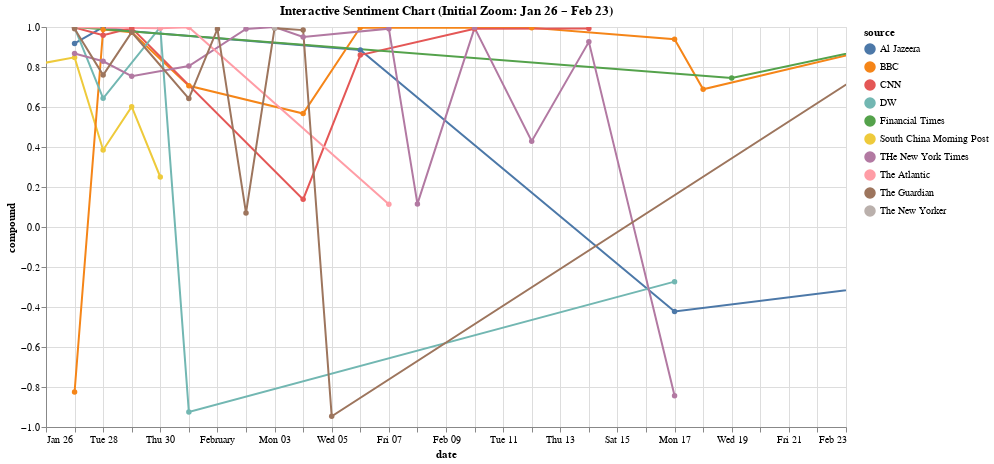

Notebook code cell kept with this figure:
### Code cell
# zoom in on particular time period
chart_interactive = alt.Chart(grouped).mark_line(point=True).encode(
    x=alt.X('date:T', scale=alt.Scale(domain=('2025-01-26', '2025-02-23'))),  # initial zoom range
    y='compound:Q',
    color='source:N',
    tooltip=['date:T', 'source:N', 'compound:Q']
).properties(
    title='Interactive Sentiment Chart (Initial Zoom: Jan 26 – Feb 23)',
    width=800,
    height=400
).interactive()  # Enables zooming and panning

chart_interactive.display()

### Figure 1 — Vega-Lite specification as saved in the notebook (floating-point values rounded to 4 significant figures)
{"config": {"view": {"continuousWidth": 300, "continuousHeight": 300}}, "data": {"name": "data-71fa4a72de6c1b35546d616f0057ca5c"}, "mark": {"type": "line", "point": true}, "encoding": {"color": {"field": "source", "type": "nominal"}, "tooltip": [{"field": "date", "type": "temporal"}, {"field": "source", "type": "nominal"}, {"field": "compound", "type": "quantitative"}], "x": {"field": "date", "scale": {"domain": ["2025-01-26", "2025-02-23"]}, "type": "temporal"}, "y": {"field": "compound", "type": "quantitative"}}, "height": 400, "params": [{"name": "param_1", "select": {"type": "interval", "encodings": ["x", "y"]}, "bind": "scales"}], "title": "Interactive Sentiment Chart (Initial Zoom: Jan 26 – Feb 23)", "width": 800, "$schema": "https://vega.github.io/schema/vega-lite/v5.20.1.json", "datasets": {"data-71fa4a72de6c1b35546d616f0057ca5c": [{"date": "2024-12-27T00:00:00", "source": "South China Morning Post", "compound": 0.9274}, {"date": "2024-12-28T00:00:00", "source": "South China Morning Post", "compound": 0.8573}, {"date": "2025-01-01T00:00:00", "source": "South China Morning Post", "compound": 0.8885}, {"date": "2025-01-12T00:00:00", "source": "South China Morning Post", "compound": 0.9826}, {"date": "2025-01-23T00:00:00", "source": "South China Morning Post", "compound": 0.743}, {"date": "2025-01-27T00:00:00", "source": "Al Jazeera", "compound": 0.9176}, {"date": "2025-01-27T00:00:00", "source": "BBC", "compound": -0.8249}, {"date": "2025-01-27T00:00:00", "source": "CNN", "compound": 0.9971}, {"date": "2025-01-27T00:00:00", "source": "DW", "compound": 0.9972}, {"date": "2025-01-27T00:00:00", "source": "Financial Times", "compound": 0.9998}, {"date": "2025-01-27T00:00:00", "source": "South China Morning Post", "compound": 0.8481}, {"date": "2025-01-27T00:00:00", "source": "THe New York Times", "compound": 0.8679}, {"date": "2025-01-27T00:00:00", "source": "The Atlantic", "compound": 0.9993}, {"date": "2025-01-27T00:00:00", "source": "The Guardian", "compound": 0.9915}, {"date": "2025-01-28T00:00:00", "source": "Al Jazeera", "compound": 0.9993}, {"date": "2025-01-28T00:00:00", "source": "BBC", "compound": 0.9869}, {"date": "2025-01-28T00:00:00", "source": "CNN", "compound": 0.9588}, {"date": "2025-01-28T00:00:00", "source": "DW", "compound": 0.6435}, {"date": "2025-01-28T00:00:00", "source": "South China Morning Post", "compound": 0.3852}, {"date": "2025-01-28T00:00:00", "source": "THe New York Times", "compound": 0.8285}, {"date": "2025-01-28T00:00:00", "source": "The Guardian", "compound": 0.7597}, {"date": "2025-01-29T00:00:00", "source": "Al Jazeera", "compound": 0.9786}, {"date": "2025-01-29T00:00:00", "source": "BBC", "compound": 0.9734}, {"date": "2025-01-29T00:00:00", "source": "CNN", "compound": 0.9944}, {"date": "2025-01-29T00:00:00", "source": "South China Morning Post", "compound": 0.6016}, {"date": "2025-01-29T00:00:00", "source": "THe New York Times", "compound": 0.7541}, {"date": "2025-01-29T00:00:00", "source": "The Guardian", "compound": 0.9737}, {"date": "2025-01-30T00:00:00", "source": "DW", "compound": 0.9992}, {"date": "2025-01-30T00:00:00", "source": "South China Morning Post", "compound": 0.25}, {"date": "2025-01-30T00:00:00", "source": "The Atlantic", "compound": 0.9938}, {"date": "2025-01-31T00:00:00", "source": "BBC", "compound": 0.7059}, {"date": "2025-01-31T00:00:00", "source": "DW", "compound": -0.9249}, {"date": "2025-01-31T00:00:00", "source": "THe New York Times", "compound": 0.8047}, {"date": "2025-01-31T00:00:00", "source": "The Atlantic", "compound": 0.9988}, {"date": "2025-01-31T00:00:00", "source": "The Guardian", "compound": 0.6423}, {"date": "2025-02-01T00:00:00", "source": "The Guardian", "compound": 0.9904}, {"date": "2025-02-02T00:00:00", "source": "THe New York Times", "compound": 0.9904}, {"date": "2025-02-02T00:00:00", "source": "The Guardian", "compound": 0.07055}, {"date": "2025-02-03T00:00:00", "source": "THe New York Times", "compound": 0.9999}, {"date": "2025-02-03T00:00:00", "source": "The Guardian", "compound": 0.9941}, {"date": "2025-02-03T00:00:00", "source": "The New Yorker", "compound": 0.9953}, {"date": "2025-02-04T00:00:00", "source": "BBC", "compound": 0.5674}, {"date": "2025-02-04T00:00:00", "source": "CNN", "compound": 0.1382}, {"date": "2025-02-04T00:00:00", "source": "THe New York Times", "compound": 0.9504}, {"date": "2025-02-04T00:00:00", "source": "The Guardian", "compound": 0.9846}, {"date": "2025-02-05T00:00:00", "source": "The Guardian", "compound": -0.9464}, {"date": "2025-02-06T00:00:00", "source": "Al Jazeera", "compound": 0.8846}, {"date": "2025-02-06T00:00:00", "source": "BBC", "compound": 0.9972}, {"date": "2025-02-06T00:00:00", "source": "CNN", "compound": 0.8595}, {"date": "2025-02-07T00:00:00", "source": "THe New York Times", "compound": 0.9917}, {"date": "2025-02-07T00:00:00", "source": "The Atlantic", "compound": 0.1143}, {"date": "2025-02-08T00:00:00", "source": "THe New York Times", "compound": 0.1154}, {"date": "2025-02-10T00:00:00", "source": "CNN", "compound": 0.9907}, {"date": "2025-02-10T00:00:00", "source": "THe New York Times", "compound": 0.9958}, {"date": "2025-02-12T00:00:00", "source": "BBC", "compound": 0.9957}, {"date": "2025-02-12T00:00:00", "source": "THe New York Times", "compound": 0.4288}, {"date": "2025-02-14T00:00:00", "source": "CNN", "compound": 0.9929}, {"date": "2025-02-14T00:00:00", "source": "THe New York Times", "compound": 0.9258}, {"date": "2025-02-17T00:00:00", "source": "Al Jazeera", "compound": -0.4228}, {"date": "2025-02-17T00:00:00", "source": "BBC", "compound": 0.9387}, {"date": "2025-02-17T00:00:00", "source": "DW", "compound": -0.2732}, {"date": "2025-02-17T00:00:00", "source": "THe New York Times", "compound": -0.8442}, {"date": "2025-02-18T00:00:00", "source": "BBC", "compound": 0.6887}, {"date": "2025-02-19T00:00:00", "source": "Financial Times", "compound": 0.745}, {"date": "2025-02-26T00:00:00", "source": "The Guardian", "compound": 0.988}, {"date": "2025-02-27T00:00:00", "source": "BBC", "compound": 0.9931}, {"date": "2025-02-27T00:00:00", "source": "Financial Times", "compound": 0.9867}, {"date": "2025-04-24T00:00:00", "source": "Al Jazeera", "compound": 0.7451}, {"date": "2025-07-23T00:00:00", "source": "Financial Times", "compound": 0.9921}, {"date": "2025-07-29T00:00:00", "source": "Financial Times", "compound": -0.8705}]}}
